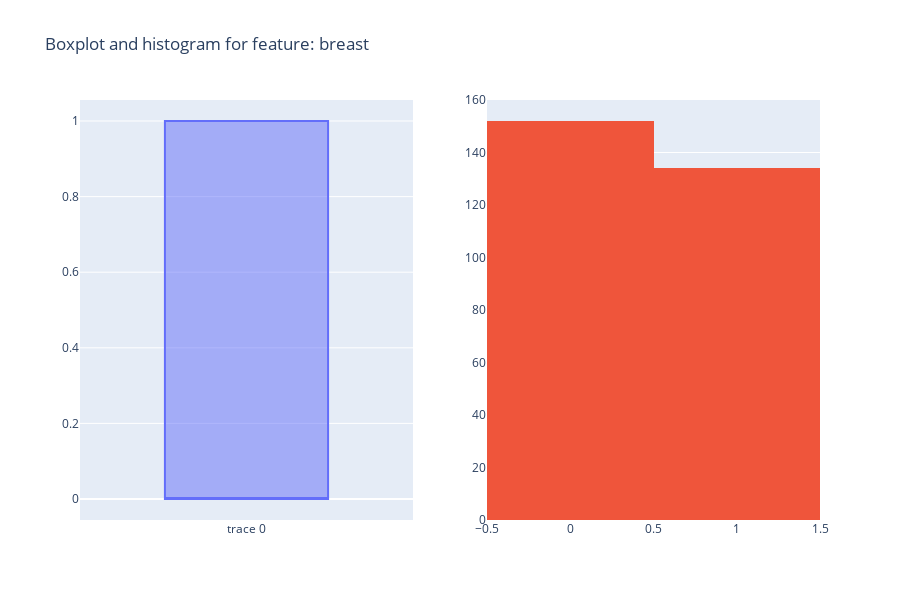

Here is the notebook cell this chart was saved with:
### Code cell
fig = make_subplots(rows=1, cols=2)
fig.add_trace(go.Box( y=df[features[7]]),row=1,col=1)
fig.add_trace(go.Histogram(x=df[features[7]]),row=1,col=2)
fig.update_layout(height=600, title_text="Boxplot and histogram for feature: "+str(features[7]))
fig.update_layout(showlegend=False)
fig.show()

### Figure 1 — Plotly figure (JSON) as saved in the notebook; plotly's stock layout.template omitted (floating-point values rounded to 4 significant figures; data arrays with more than 128 entries replaced by an {"elided": "..."} marker saying what was removed)
{"data": [{"type": "box", "xaxis": "x", "y": {"elided": "286 int values"}, "yaxis": "y"}, {"type": "histogram", "x": {"elided": "286 int values"}, "xaxis": "x2", "yaxis": "y2"}], "layout": {"height": 600, "showlegend": false, "title": {"text": "Boxplot and histogram for feature: breast"}, "xaxis": {"anchor": "y", "domain": [0, 0.45]}, "xaxis2": {"anchor": "y2", "domain": [0.55, 1]}, "yaxis": {"anchor": "x", "domain": [0, 1]}, "yaxis2": {"anchor": "x2", "domain": [0, 1]}}}
